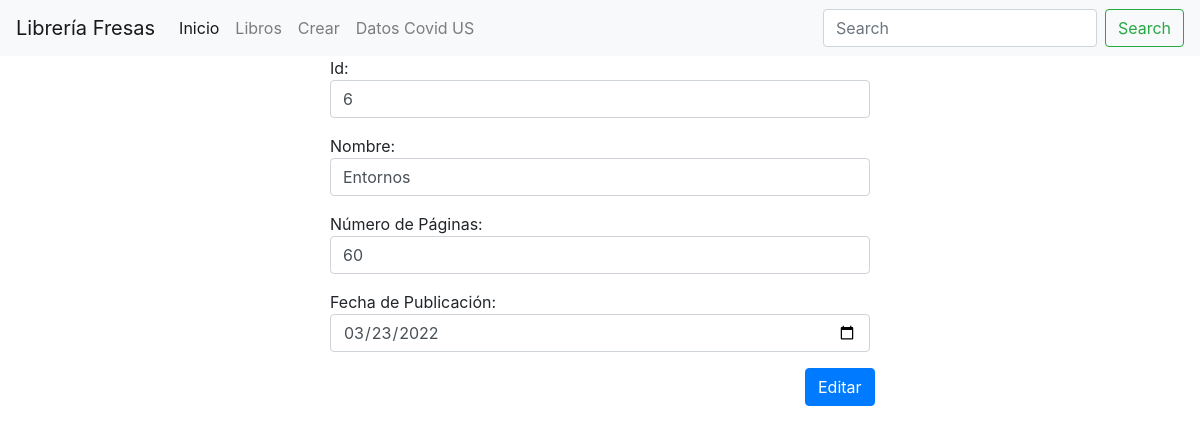
The page /libreria/libros/editar/6 on the database as committed earlier.
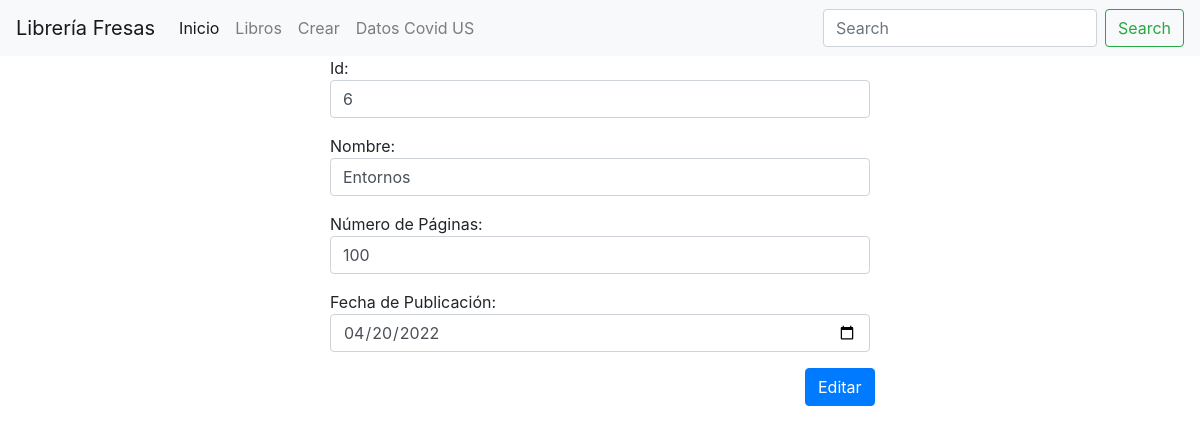
The same page on the database as committed later.
### libreria/models.py (models this page shows, shortened)
class Libro(models.Model):
    id = models.IntegerField(primary_key=True)
    nombre= models.TextField(max_length=150)
    num_paginas = models.IntegerField()
    fecha_publicacion = models.DateField()
    editorial = models.ForeignKey(Editorial, on_delete=models.CASCADE, default=None)

### libreria/views.py (the view, shortened to what this page needs)
# urls.py: path('libros/editar/<int:id>', editar_libro, name='editar_libro'),
def editar_libro(request,id):
    if request.method == "GET":
        libro = Libro.objects.get(id=id)
        return render(request, 'editar_libro.html', {'libro': libro})

### templates/editar_libro.html (shortened to what this page needs)
{% include "header.html" %}
{% block content %}
    <div class="container" style="align-items: center">
        <form action="/libreria/libros/editar/{{ libro.id }}" method="POST">
            <div class="row justify-content-center">
                <div class="form-group col-md-6">
                    <label class="form-check-label" for="Id"> Id: </label>
                    <input class="form-control" id="id" type="number" name="id" value={{ libro.id }}>
                </div>
            </div>
            <div class="row justify-content-center">
                <div class="form-group col-md-6">
                    <label class="form-check-label" for="Nombre"> Nombre: </label>
                    <input class="form-control" id="nombre" type="text" name="nombre" value={{ libro.nombre }}>
                </div>
            </div>
            <div class="row justify-content-center">
                <div class="form-group col-md-6">
                    <label class="form-check-label" for="Numero de Paginas"> Número de Páginas: </label>
                    <input class="form-control" id="num_paginas" type="number" name="num_paginas"
                           value="{{ libro.num_paginas }}">
                </div>
            </div>
            <div class="row justify-content-center">
                <div class="form-group col-md-6">
                    <label class="form-check-label" for="Fecha de Publicacion"> Fecha de Publicación: </label>
                    <input id="fecha" class="form-control" type="date" name="fecha"
                           value="{{ libro.fecha_publicacion|date:'Y-m-d' }}">
                </div>
            </div>
            <div class="row justify-content-end">
                <div class="col-4">
                    <button type="submit" class="btn btn-primary">Editar</button>
                </div>
            </div>
        </form>
    </div>
{% endblock %}

Rows that differ between the two databases and show on the page:
changed Libro id 6: num_paginas "60" → "100"; fecha "03/23/2022" → "04/20/2022"
